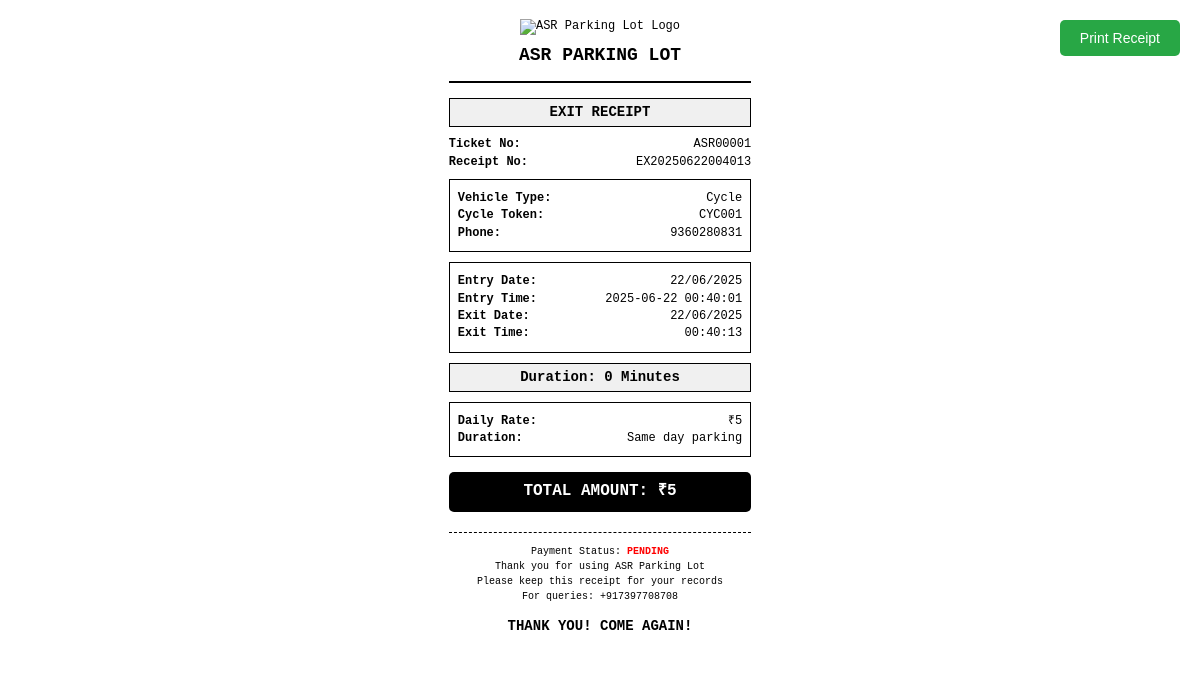
Page /exit-receipt/1 (signed in) on the earlier database version.
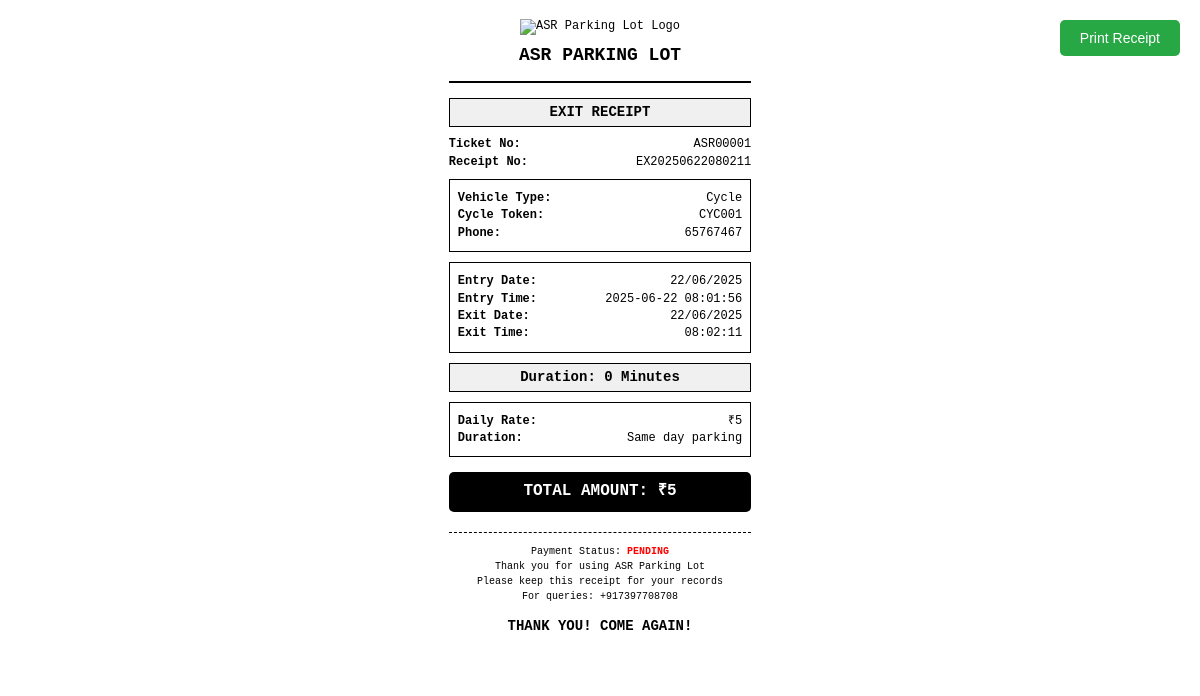
Same page on the later database version.
### app/models.py (models this page shows, shortened)
class Entry(db.Model):
    id = db.Column(db.Integer, primary_key=True)
    ticket_number = db.Column(db.String(20), unique=True, nullable=False)
    vehicle_type = db.Column(db.String(50), nullable=False)
    vehicle_number = db.Column(db.String(20), nullable=False)
    phone = db.Column(db.String(15), nullable=False)
    device = db.Column(db.String(50), nullable=False)
    entry_time = db.Column(db.DateTime, default=get_current_ist, nullable=False)
    exit_time = db.Column(db.DateTime, nullable=True)
    paid = db.Column(db.Boolean, default=False, nullable=False)
    amount = db.Column(db.Float, nullable=True)

### app/routes.py (the view)
@main.route('/exit-receipt/<int:entry_id>')
@login_required
def exit_receipt(entry_id):
    if current_user.role not in ['admin', 'staff']:
        flash('Access denied. Staff or Admin privileges required.', 'error')
        return redirect(url_for('main.index'))
    entry = Entry.query.get_or_404(entry_id)
    if not entry.exit_time:
        flash('Vehicle has not been processed for exit yet.', 'error')
        return redirect(url_for('main.vehicle_exit'))
    total_amount, total_days = calculate_daily_charges(entry.entry_time, entry.exit_time, entry.vehicle_type)
    if entry.entry_time.tzinfo is None:
        ist_tz = get_ist_timezone()
        entry_time_aware = ist_tz.localize(entry.entry_time)
    else:
        entry_time_aware = entry.entry_time
    if entry.exit_time.tzinfo is None:
        ist_tz = get_ist_timezone()
        exit_time_aware = ist_tz.localize(entry.exit_time)
    else:
        exit_time_aware = entry.exit_time
    duration = exit_time_aware - entry_time_aware
    hours = duration.total_seconds() / 3600
    return render_template('exit_receipt.html',
                         entry=entry,
                         total_amount=total_amount,
                         days=total_days,
                         hours=hours)

### app/utils.py (called while the page is built)
def get_ist_timezone():
    return pytz.timezone('Asia/Kolkata')

def get_ist_time(dt=None):
    ist_tz = get_ist_timezone()
    if dt is None:
        return datetime.now(ist_tz)
    if dt.tzinfo is None:
        return ist_tz.localize(dt)
    return dt.astimezone(ist_tz)

def format_ist_time(dt, format_str='%Y-%m-%d %H:%M:%S'):
    ist_time = get_ist_time(dt)
    return ist_time.strftime(format_str)

def format_ist_time_full(dt):
    return format_ist_time(dt, '%Y-%m-%d %H:%M:%S')

def format_ist_date_short(dt):
    return format_ist_time(dt, '%d/%m/%Y')

def format_ist_time_receipt(dt):
    return format_ist_time(dt, '%H:%M:%S')

def format_ist_receipt_id(dt):
    return format_ist_time(dt, '%Y%m%d%H%M%S')

### app/templates/exit_receipt.html (shortened to what this page needs)
<!DOCTYPE html>
<html lang="en">
<head>
</head>
<body>
    <button class="print-button" onclick="window.print()">Print Receipt</button>
    <div class="receipt">
        <div class="header">
            <div class="logo-section">
                <img src="{{ url_for('main.public_file', filename='logo.png') }}" alt="ASR Parking Lot Logo" class="logo">
            </div>
            <h1>ASR PARKING LOT</h1>
        </div>
        <div class="receipt-type">
            EXIT RECEIPT
        </div>
        <div class="ticket-info">
            <div class="row">
                <span class="label">Ticket No:</span>
                <span>{{ entry.ticket_number }}</span>
            </div>
            <div class="row">
                <span class="label">Receipt No:</span>
                <span>EX{{ entry.exit_time | ist_receipt_id }}</span>
            </div>
        </div>
        <div class="vehicle-info">
            <div class="row">
                <span class="label">Vehicle Type:</span>
                <span>{{ entry.vehicle_type }}</span>
            </div>
            <div class="row">
                <span class="label">{% if entry.vehicle_type == 'Cycle' %}Cycle Token:{% else %}Vehicle No:{% endif %}</span>
                <span>{{ entry.vehicle_number }}</span>
            </div>
            <div class="row">
                <span class="label">Phone:</span>
                <span>{{ entry.phone }}</span>
            </div>
        </div>
        <div class="timing-info">
            <div class="row">
                <span class="label">Entry Date:</span>
                <span>{{ entry.entry_time | ist_date_short }}</span>
            </div>
            <div class="row">
                <span class="label">Entry Time:</span>
                <span>{{ entry.entry_time | ist_full }}</span>
            </div>
            <div class="row">
                <span class="label">Exit Date:</span>
                <span>{{ entry.exit_time | ist_date_short }}</span>
            </div>
            <div class="row">
                <span class="label">Exit Time:</span>
                <span>{{ entry.exit_time | ist_receipt }}</span>
            </div>
        </div>
        <div class="duration">
            {% if hours < 1 %}
                Duration: {{ "%.0f"|format(hours * 60) }} Minutes
            {% elif hours < 24 %}
                Duration: {{ "%.1f"|format(hours) }} Hours
            {% else %}
                Duration: {{ "%.1f"|format(hours / 24) }} Days
            {% endif %}
        </div>
        <div class="billing">
            <div class="row">
                <span class="label">Daily Rate:</span>
                <span>₹{{ "%.0f"|format(total_amount / days) }}</span>
            </div>
            {% if days > 1 %}
            <div class="row">
                <span class="label">Number of Days:</span>
                <span>{{ days }} days</span>
            </div>
            <div class="row">
                <span class="label">Calculation:</span>
                <span>{{ days }} × ₹{{ "%.0f"|format(total_amount / days) }}</span>
            </div>
            {% else %}
            <div class="row">
                <span class="label">Duration:</span>
                <span>Same day parking</span>
            </div>
            {% endif %}
        </div>
        <div class="total">
            TOTAL AMOUNT: ₹{{ "%.0f"|format(total_amount) }}
        </div>
        <div class="footer">
            <p>Payment Status:
                {% if entry.paid %}
                    <strong style="color: green;">PAID</strong>
                {% else %}
                    <strong style="color: red;">PENDING</strong>
                {% endif %}
            </p>
            <p>Thank you for using ASR Parking Lot</p>
            <p>Please keep this receipt for your records</p>
            <p>For queries: +917397708708</p>
        </div>
        <div class="thank-you">
            THANK YOU! COME AGAIN!
        </div>
    </div>
</body>
</html>

Differences in the rows shown:
changed Entry "ASR00001": exit_time|ist_receipt_id "20250622004013" → "20250622080211"; phone "9360280831" → "65767467"; entry_time|ist_full "2025-06-22 00:40:01" → "2025-06-22 08:01:56"; exit_time|ist_receipt "00:40:13" → "08:02:11"
